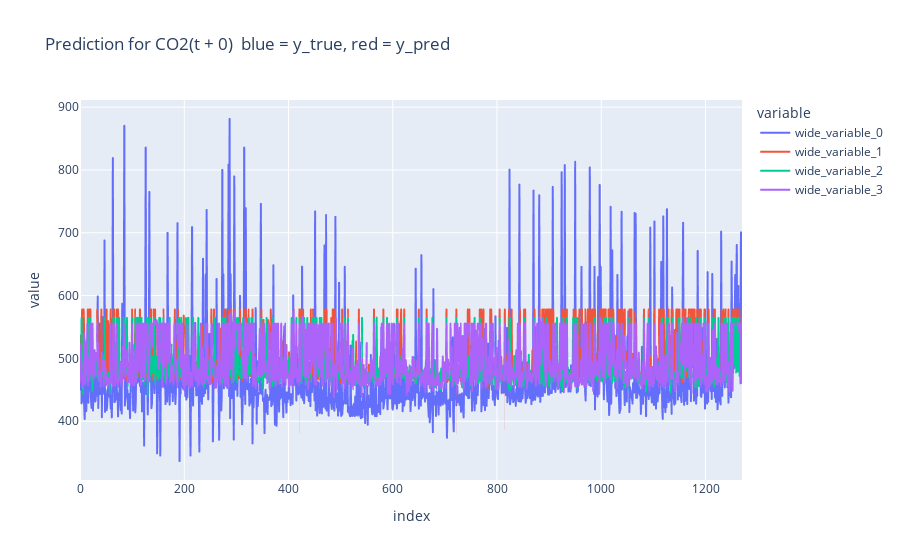
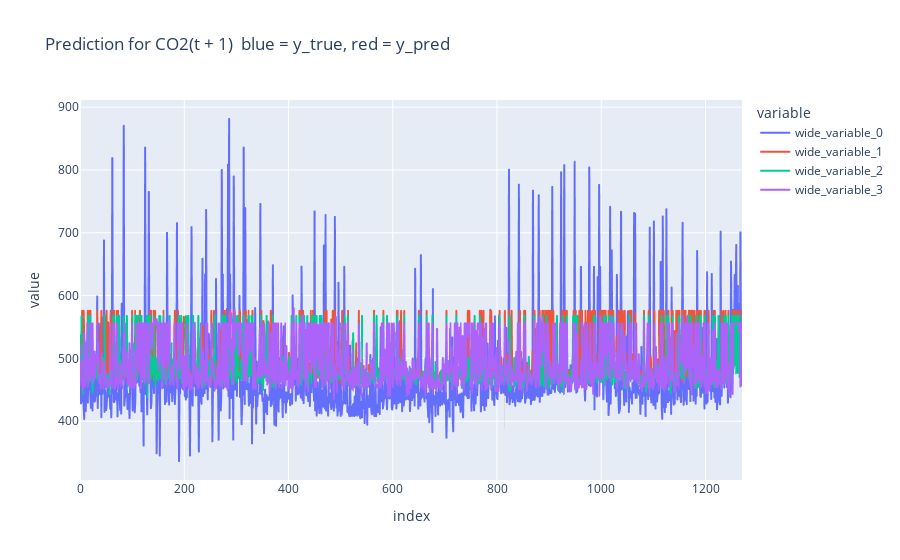

Write notebook code for charts like these, in order.
### Markdown cell above
## Modellevaluation ##

### Code cell
from sklearn.metrics import mean_squared_error, mean_absolute_percentage_error, root_mean_squared_error, r2_score
import plotly.express as px
import seaborn as sns


class Evaluator:

    def __init__(self):
        pass

    def evaluate(self, y_pred, y_true):
        print("MSE: ", self.calculate_mse(y_pred = y_pred, y_true = y_true))
        print("RMSE: ", self.calculate_rmse(y_pred = y_pred, y_true = y_true))
        print("MAPE: ", self.calculate_mape(y_pred = y_pred, y_true = y_true))
        print("R2: ", self.calculate_r2(y_pred = y_pred, y_true = y_true))
        print("\n")


    def calculate_mse(self, y_true, y_pred):
        return round(mean_squared_error(y_true = y_true, y_pred = y_pred), 2)

    def calculate_rmse(self, y_true, y_pred):
        return round(root_mean_squared_error(y_true = y_true, y_pred = y_pred), 2)

    def calculate_mape(self, y_true, y_pred):
        return round(mean_absolute_percentage_error(y_true = y_true, y_pred = y_pred), 2)

    def calculate_r2(self, y_true, y_pred):
        return round(r2_score(y_true = y_true, y_pred = y_pred), 2)

ev = Evaluator()

for col in range(0, fe.y_test.shape[1]):
    print(f"t +", col)
    print("Modell mit Wetterdaten und Jahreszeiten (rot)")
    ev.evaluate(y_true = fe.y_test[:, col], y_pred = pred[:, col])
    print("Modell ohne Wetterdaten und mit Jahreszeiten (grün)")
    ev.evaluate(y_true = fe_no_weather.y_test[:, col], y_pred = pred_no_weather[:, col])
    print("Modell mit Wetterdaten und ohne Jahreszeiten (violett)")
    ev.evaluate(y_true = fe_no_seasons.y_test[:, col], y_pred = pred_no_seasons[:, col])

    px.line(y = [fe.y_test[:, col], pred[:, col], pred_no_weather[:,col], pred_no_seasons[:, col]], 
             labels = {"wide_variable_0": "y_true",
                        "wide_variable_1": "Modell 1 - Vorhersage (Wetterdaten + Jahreszeiten)", 
                       "wide_variable_2": "Modell 2 - Vorhersage (Jahreszeiten)",
                       "wide_variable_3": "Modell 3 - Vorhersage (Wetterdaten)", },
             title = f"Prediction for CO2(t + {col})  blue = y_true, red = y_pred").show()

### Figure 1 — Plotly figure (JSON) as saved in the notebook; plotly's stock layout.template omitted (floating-point values rounded to 4 significant figures; data arrays with more than 128 entries replaced by an {"elided": "..."} marker saying what was removed)
{"data": [{"hovertemplate": "variable=wide_variable_0<br>index=%{x}<br>value=%{y}<extra></extra>", "legendgroup": "wide_variable_0", "line": {"color": "#636efa", "dash": "solid"}, "marker": {"symbol": "circle"}, "mode": "lines", "name": "wide_variable_0", "showlegend": true, "type": "scattergl", "x": {"elided": "1271 int values"}, "xaxis": "x", "y": {"elided": "1271 float values"}, "yaxis": "y"}, {"hovertemplate": "variable=wide_variable_1<br>index=%{x}<br>value=%{y}<extra></extra>", "legendgroup": "wide_variable_1", "line": {"color": "#EF553B", "dash": "solid"}, "marker": {"symbol": "circle"}, "mode": "lines", "name": "wide_variable_1", "showlegend": true, "type": "scattergl", "x": {"elided": "1271 int values"}, "xaxis": "x", "y": {"elided": "1271 float values"}, "yaxis": "y"}, {"hovertemplate": "variable=wide_variable_2<br>index=%{x}<br>value=%{y}<extra></extra>", "legendgroup": "wide_variable_2", "line": {"color": "#00cc96", "dash": "solid"}, "marker": {"symbol": "circle"}, "mode": "lines", "name": "wide_variable_2", "showlegend": true, "type": "scattergl", "x": {"elided": "1271 int values"}, "xaxis": "x", "y": {"elided": "1271 float values"}, "yaxis": "y"}, {"hovertemplate": "variable=wide_variable_3<br>index=%{x}<br>value=%{y}<extra></extra>", "legendgroup": "wide_variable_3", "line": {"color": "#ab63fa", "dash": "solid"}, "marker": {"symbol": "circle"}, "mode": "lines", "name": "wide_variable_3", "showlegend": true, "type": "scattergl", "x": {"elided": "1271 int values"}, "xaxis": "x", "y": {"elided": "1271 float values"}, "yaxis": "y"}], "layout": {"legend": {"title": {"text": "variable"}, "tracegroupgap": 0}, "title": {"text": "Prediction for CO2(t + 0)  blue = y_true, red = y_pred"}, "xaxis": {"anchor": "y", "domain": [0, 1], "title": {"text": "index"}}, "yaxis": {"anchor": "x", "domain": [0, 1], "title": {"text": "value"}}}}

### Figure 2 — Plotly figure (JSON) as saved in the notebook; plotly's stock layout.template omitted (floating-point values rounded to 4 significant figures; data arrays with more than 128 entries replaced by an {"elided": "..."} marker saying what was removed)
{"data": [{"hovertemplate": "variable=wide_variable_0<br>index=%{x}<br>value=%{y}<extra></extra>", "legendgroup": "wide_variable_0", "line": {"color": "#636efa", "dash": "solid"}, "marker": {"symbol": "circle"}, "mode": "lines", "name": "wide_variable_0", "showlegend": true, "type": "scattergl", "x": {"elided": "1271 int values"}, "xaxis": "x", "y": {"elided": "1271 float values"}, "yaxis": "y"}, {"hovertemplate": "variable=wide_variable_1<br>index=%{x}<br>value=%{y}<extra></extra>", "legendgroup": "wide_variable_1", "line": {"color": "#EF553B", "dash": "solid"}, "marker": {"symbol": "circle"}, "mode": "lines", "name": "wide_variable_1", "showlegend": true, "type": "scattergl", "x": {"elided": "1271 int values"}, "xaxis": "x", "y": {"elided": "1271 float values"}, "yaxis": "y"}, {"hovertemplate": "variable=wide_variable_2<br>index=%{x}<br>value=%{y}<extra></extra>", "legendgroup": "wide_variable_2", "line": {"color": "#00cc96", "dash": "solid"}, "marker": {"symbol": "circle"}, "mode": "lines", "name": "wide_variable_2", "showlegend": true, "type": "scattergl", "x": {"elided": "1271 int values"}, "xaxis": "x", "y": {"elided": "1271 float values"}, "yaxis": "y"}, {"hovertemplate": "variable=wide_variable_3<br>index=%{x}<br>value=%{y}<extra></extra>", "legendgroup": "wide_variable_3", "line": {"color": "#ab63fa", "dash": "solid"}, "marker": {"symbol": "circle"}, "mode": "lines", "name": "wide_variable_3", "showlegend": true, "type": "scattergl", "x": {"elided": "1271 int values"}, "xaxis": "x", "y": {"elided": "1271 float values"}, "yaxis": "y"}], "layout": {"legend": {"title": {"text": "variable"}, "tracegroupgap": 0}, "title": {"text": "Prediction for CO2(t + 1)  blue = y_true, red = y_pred"}, "xaxis": {"anchor": "y", "domain": [0, 1], "title": {"text": "index"}}, "yaxis": {"anchor": "x", "domain": [0, 1], "title": {"text": "value"}}}}
